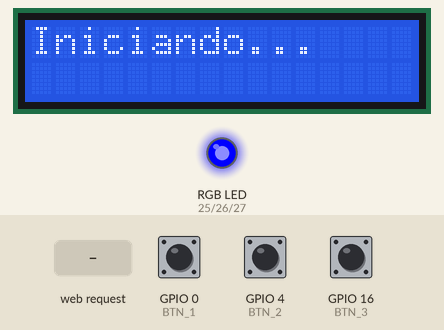
Bench run of a sketch on a simulated ESP32. On the bench: 16×2 character LCD, an RGB LED mixed from three pins (HIGH = lit). The test bench sets the inputs (shaded band); at power-on: GPIO 0 (BTN_1) HIGH, GPIO 4 (BTN_2) HIGH, GPIO 16 (BTN_3) HIGH. WiFi joins after 1.5 s; servers stay silent unless stated; what the sketch prints to the serial monitor is not drawn.

Above: at 2.7 s.
2.8 s: HTTP request GET /api/move_pos?pos=1 received
At 2.9 s:
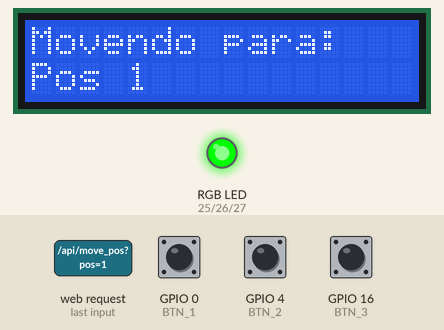
4.9 s: GPIO 0 (BTN_1) pulled LOW for 1 s
At 5.9 s:
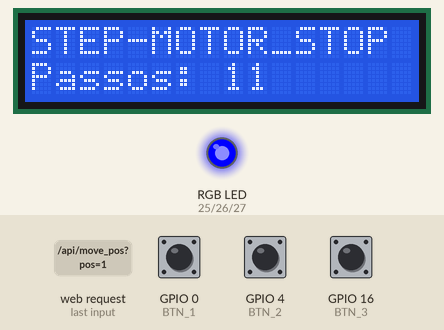
7.4 s: HTTP request GET /api/move_pos?pos=0 received
At 8.0 s:
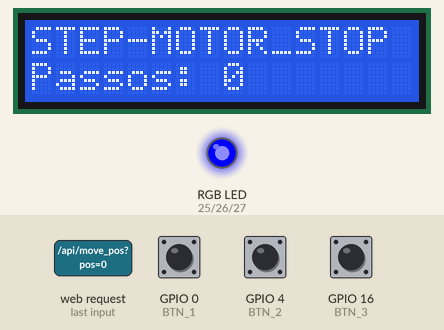
Timing chart, 0 to 10.4 s (numbered marks = the images above; inputs shaded):
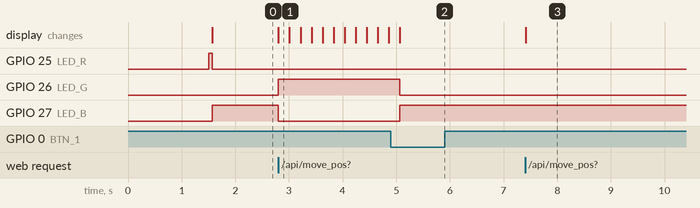

The sketch:

SeletorTampa.ino
```cpp
#include <WiFi.h>
#include <WebServer.h>
#include <LiquidCrystal.h>

// ===== CONFIGURAÇÕES =====
const char* ssid = "Smart 4.0 (3)";
const char* password = "Smart4.0";

WebServer server(80);

// LCD paralelo: RS, EN, D4, D5, D6, D7
LiquidCrystal lcd(32, 33, 23, 22, 21, 18);

// LEDs RGB
#define LED_R 25
#define LED_G 26
#define LED_B 27

// Botões
#define BTN_1 0
#define BTN_2 4
#define BTN_3 16

// Variáveis de controle
int ultimaPosicao = 0;   // Última posição atingida (0-3)
int posicaoDesejada = 0; // Requisição REST
bool emMovimento = false;

// ===== SETUP =====
void setup() {
  Serial.begin(115200);

  // Configuração LEDs
  pinMode(LED_R, OUTPUT);
  pinMode(LED_G, OUTPUT);
  pinMode(LED_B, OUTPUT);

  // Config. Botões
  pinMode(BTN_1, INPUT_PULLUP);
  pinMode(BTN_2, INPUT_PULLUP);
  pinMode(BTN_3, INPUT_PULLUP);


  Serial.println("Conectando ao Wi-Fi...");
  WiFi.begin(ssid, password);
  while(WiFi.status() != WL_CONNECTED) {
    delay(500);
    Serial.print(".");
  }

  Serial.println("\nWi-Fi conectado!");
  Serial.print("IP do ESP32: ");
  Serial.println(WiFi.localIP());


  // Liga LED vermelho ao ligar
  digitalWrite(LED_R, HIGH);
  digitalWrite(LED_G, LOW);
  digitalWrite(LED_B, LOW);

  // LCD
  lcd.begin(16, 2);  // inicializa display 16x2
  lcd.setCursor(0, 0);
  lcd.print("Iniciando...");

  // Conectar WiFi
  WiFi.begin(ssid, password);
  while (WiFi.status() != WL_CONNECTED) {
    delay(500);
    Serial.print(".");
  }

  // LED Azul = conectado
  digitalWrite(LED_R, LOW);
  digitalWrite(LED_B, HIGH);

  // Endpoints REST
  server.on("/api/move_pos", handleMovePos);
  server.on("/api/last_result", handleLastResult);

  server.begin();
}

// ===== LOOP =====
void loop() {
  server.handleClient();
}

// ===== ENDPOINTS =====
void handleMovePos() {
  if (server.hasArg("pos")) {
    posicaoDesejada = server.arg("pos").toInt();
    lcd.clear();
    lcd.setCursor(0,0);
    lcd.print("Movendo para:");
    lcd.setCursor(0,1);
    lcd.print("Pos "); lcd.print(posicaoDesejada);

    moverMotor(posicaoDesejada);

    server.send(200, "text/plain", "Movimento concluido");
  } else {
    server.send(400, "text/plain", "Parametro 'pos' nao informado");
  }
}

void handleLastResult() {
  String resposta = "Ultima posicao: " + String(ultimaPosicao);
  server.send(200, "text/plain", resposta);
}

// ===== SIMULACAO MOTOR =====
void moverMotor(int destino) {
  emMovimento = true;

  // LED Verde ligado durante movimento
  digitalWrite(LED_B, LOW);
  digitalWrite(LED_G, HIGH);

  int passos = 0;
  ultimaPosicao = 0;

  while (ultimaPosicao != destino) {
    passos++;
    delay(200); // simula 1 passo (~1.8 graus)

    // Atualiza LCD
    lcd.clear();
    lcd.setCursor(0,0);
    lcd.print("STEP-MOTOR_MOVE");
    lcd.setCursor(0,1);
    lcd.print("Passos: ");
    lcd.print(passos);

    // Simulação dos Fim-de-Curso
    if (digitalRead(BTN_1) == LOW) ultimaPosicao = 1;
    else if (digitalRead(BTN_2) == LOW) ultimaPosicao = 2;
    else if (digitalRead(BTN_3) == LOW) ultimaPosicao = 3;

    if (ultimaPosicao == destino) break;
  }

    // Movimento concluído
  emMovimento = false;
  digitalWrite(LED_G, LOW);
  digitalWrite(LED_B, HIGH);

  lcd.clear();
  lcd.setCursor(0,0);
  lcd.print("STEP-MOTOR_STOP");
  lcd.setCursor(0,1);
  lcd.print("Passos: ");
  lcd.print(passos);
}
```

Measured:
- after the input at 2.8 s, GPIO 26 (LED_G): LOW → HIGH at once; GPIO 27 (LED_B): HIGH → LOW at once; the display: changes at once (image 1)
- after the input at 4.9 s, GPIO 26 (LED_G): HIGH → LOW after 0.16 s; GPIO 27 (LED_B): LOW → HIGH after 0.16 s; the display: changes after 0.17 s (image 2)
- after the input at 7.4 s, the display: changes at once (image 3)
